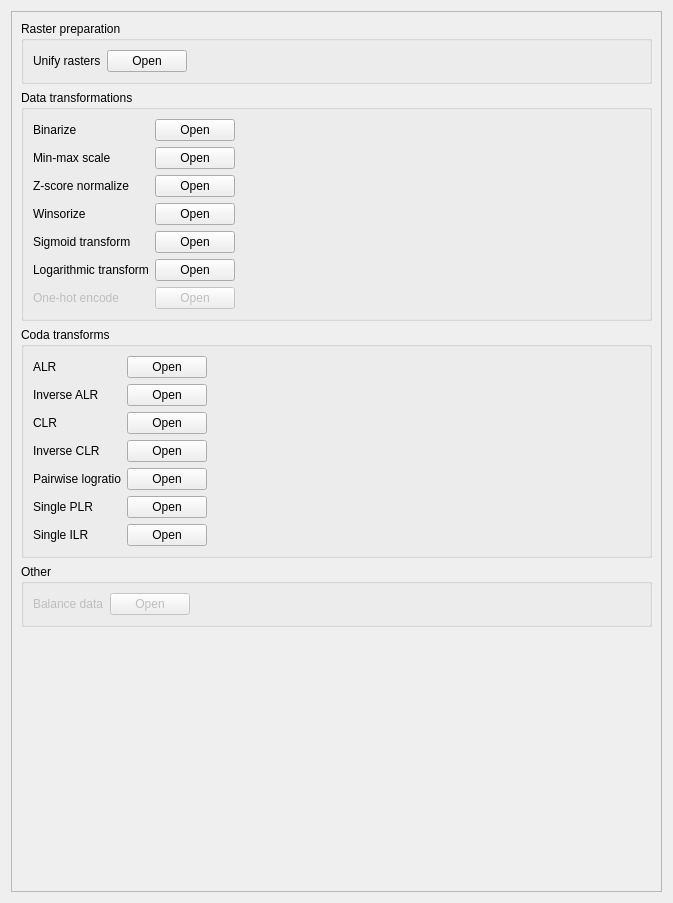
<?xml version="1.0" encoding="UTF-8"?>
<ui version="4.0">
 <class>Form</class>
 <widget class="QWidget" name="Form">
  <property name="geometry">
   <rect>
    <x>0</x>
    <y>0</y>
    <width>673</width>
    <height>903</height>
   </rect>
  </property>
  <property name="windowTitle">
   <string>Form</string>
  </property>
  <layout class="QVBoxLayout" name="verticalLayout_2">
   <item>
    <widget class="QScrollArea" name="scrollArea_3">
     <property name="widgetResizable">
      <bool>true</bool>
     </property>
     <widget class="QWidget" name="scrollAreaWidgetContents_3">
      <property name="geometry">
       <rect>
        <x>0</x>
        <y>0</y>
        <width>653</width>
        <height>883</height>
       </rect>
      </property>
      <layout class="QVBoxLayout" name="verticalLayout">
       <item>
        <widget class="QGroupBox" name="groupBox">
         <property name="title">
          <string>Raster preparation</string>
         </property>
         <layout class="QHBoxLayout" name="horizontalLayout">
          <item>
           <layout class="QFormLayout" name="formLayout">
            <item row="0" column="0">
             <widget class="QLabel" name="label_6">
              <property name="text">
               <string>Unify rasters</string>
              </property>
             </widget>
            </item>
            <item row="0" column="1">
             <widget class="QPushButton" name="open_unify_btn">
              <property name="text">
               <string>Open</string>
              </property>
             </widget>
            </item>
           </layout>
          </item>
          <item>
           <spacer name="horizontalSpacer">
            <property name="orientation">
             <enum>Qt::Horizontal</enum>
            </property>
            <property name="sizeHint" stdset="0">
             <size>
              <width>403</width>
              <height>20</height>
             </size>
            </property>
           </spacer>
          </item>
         </layout>
        </widget>
       </item>
       <item>
        <widget class="QGroupBox" name="groupBox_3">
         <property name="title">
          <string>Data transformations</string>
         </property>
         <layout class="QHBoxLayout" name="horizontalLayout_2">
          <item>
           <layout class="QFormLayout" name="formLayout_2">
            <item row="0" column="0">
             <widget class="QLabel" name="label_9">
              <property name="text">
               <string>Binarize</string>
              </property>
             </widget>
            </item>
            <item row="0" column="1">
             <widget class="QPushButton" name="open_binarize_btn">
              <property name="text">
               <string>Open</string>
              </property>
             </widget>
            </item>
            <item row="1" column="0">
             <widget class="QLabel" name="label_10">
              <property name="text">
               <string>Min-max scale</string>
              </property>
             </widget>
            </item>
            <item row="1" column="1">
             <widget class="QPushButton" name="open_min_max_scale_btn">
              <property name="text">
               <string>Open</string>
              </property>
             </widget>
            </item>
            <item row="2" column="0">
             <widget class="QLabel" name="label_11">
              <property name="text">
               <string>Z-score normalize</string>
              </property>
             </widget>
            </item>
            <item row="2" column="1">
             <widget class="QPushButton" name="open_z_score_normalize_btn">
              <property name="text">
               <string>Open</string>
              </property>
             </widget>
            </item>
            <item row="3" column="0">
             <widget class="QLabel" name="label_12">
              <property name="text">
               <string>Winsorize</string>
              </property>
             </widget>
            </item>
            <item row="3" column="1">
             <widget class="QPushButton" name="open_winsorize_btn">
              <property name="text">
               <string>Open</string>
              </property>
             </widget>
            </item>
            <item row="4" column="0">
             <widget class="QLabel" name="label_13">
              <property name="text">
               <string>Sigmoid transform</string>
              </property>
             </widget>
            </item>
            <item row="4" column="1">
             <widget class="QPushButton" name="open_sigmoid_btn">
              <property name="text">
               <string>Open</string>
              </property>
             </widget>
            </item>
            <item row="5" column="0">
             <widget class="QLabel" name="label_4">
              <property name="text">
               <string>Logarithmic transform</string>
              </property>
             </widget>
            </item>
            <item row="5" column="1">
             <widget class="QPushButton" name="open_logarithmic_btn">
              <property name="text">
               <string>Open</string>
              </property>
             </widget>
            </item>
            <item row="6" column="0">
             <widget class="QLabel" name="label_19">
              <property name="enabled">
               <bool>false</bool>
              </property>
              <property name="text">
               <string>One-hot encode</string>
              </property>
             </widget>
            </item>
            <item row="6" column="1">
             <widget class="QPushButton" name="open_one_hot_encode_btn">
              <property name="enabled">
               <bool>false</bool>
              </property>
              <property name="text">
               <string>Open</string>
              </property>
             </widget>
            </item>
           </layout>
          </item>
          <item>
           <spacer name="horizontalSpacer_2">
            <property name="orientation">
             <enum>Qt::Horizontal</enum>
            </property>
            <property name="sizeHint" stdset="0">
             <size>
              <width>361</width>
              <height>20</height>
             </size>
            </property>
           </spacer>
          </item>
         </layout>
        </widget>
       </item>
       <item>
        <widget class="QGroupBox" name="groupBox_4">
         <property name="title">
          <string>Coda transforms</string>
         </property>
         <layout class="QHBoxLayout" name="horizontalLayout_4">
          <item>
           <layout class="QFormLayout" name="formLayout_3">
            <item row="0" column="0">
             <widget class="QLabel" name="label_14">
              <property name="text">
               <string>ALR</string>
              </property>
             </widget>
            </item>
            <item row="0" column="1">
             <widget class="QPushButton" name="open_alr_btn">
              <property name="text">
               <string>Open</string>
              </property>
             </widget>
            </item>
            <item row="1" column="0">
             <widget class="QLabel" name="label">
              <property name="text">
               <string>Inverse ALR</string>
              </property>
             </widget>
            </item>
            <item row="1" column="1">
             <widget class="QPushButton" name="open_inverse_alr_btn">
              <property name="text">
               <string>Open</string>
              </property>
             </widget>
            </item>
            <item row="2" column="0">
             <widget class="QLabel" name="label_15">
              <property name="text">
               <string>CLR</string>
              </property>
             </widget>
            </item>
            <item row="2" column="1">
             <widget class="QPushButton" name="open_clr_btn">
              <property name="text">
               <string>Open</string>
              </property>
             </widget>
            </item>
            <item row="3" column="0">
             <widget class="QLabel" name="label_16">
              <property name="text">
               <string>Inverse CLR</string>
              </property>
             </widget>
            </item>
            <item row="3" column="1">
             <widget class="QPushButton" name="open_inverse_clr_btn">
              <property name="text">
               <string>Open</string>
              </property>
             </widget>
            </item>
            <item row="4" column="0">
             <widget class="QLabel" name="label_17">
              <property name="text">
               <string>Pairwise logratio</string>
              </property>
             </widget>
            </item>
            <item row="4" column="1">
             <widget class="QPushButton" name="open_pairwise_logratio_btn">
              <property name="text">
               <string>Open</string>
              </property>
             </widget>
            </item>
            <item row="5" column="0">
             <widget class="QLabel" name="label_5">
              <property name="text">
               <string>Single PLR</string>
              </property>
             </widget>
            </item>
            <item row="5" column="1">
             <widget class="QPushButton" name="open_single_plr_btn">
              <property name="text">
               <string>Open</string>
              </property>
             </widget>
            </item>
            <item row="6" column="0">
             <widget class="QLabel" name="label_3">
              <property name="text">
               <string>Single ILR</string>
              </property>
             </widget>
            </item>
            <item row="6" column="1">
             <widget class="QPushButton" name="open_single_ilr_btn">
              <property name="text">
               <string>Open</string>
              </property>
             </widget>
            </item>
           </layout>
          </item>
          <item>
           <spacer name="horizontalSpacer_4">
            <property name="orientation">
             <enum>Qt::Horizontal</enum>
            </property>
            <property name="sizeHint" stdset="0">
             <size>
              <width>399</width>
              <height>20</height>
             </size>
            </property>
           </spacer>
          </item>
         </layout>
        </widget>
       </item>
       <item>
        <widget class="QGroupBox" name="groupBox_2">
         <property name="title">
          <string>Other</string>
         </property>
         <layout class="QHBoxLayout" name="horizontalLayout_3">
          <item>
           <layout class="QFormLayout" name="formLayout_4">
            <item row="0" column="0">
             <widget class="QLabel" name="label_2">
              <property name="enabled">
               <bool>false</bool>
              </property>
              <property name="text">
               <string>Balance data</string>
              </property>
             </widget>
            </item>
            <item row="0" column="1">
             <widget class="QPushButton" name="open_balance_data_btn">
              <property name="enabled">
               <bool>false</bool>
              </property>
              <property name="text">
               <string>Open</string>
              </property>
             </widget>
            </item>
           </layout>
          </item>
          <item>
           <spacer name="horizontalSpacer_3">
            <property name="orientation">
             <enum>Qt::Horizontal</enum>
            </property>
            <property name="sizeHint" stdset="0">
             <size>
              <width>426</width>
              <height>20</height>
             </size>
            </property>
           </spacer>
          </item>
         </layout>
        </widget>
       </item>
       <item>
        <spacer name="verticalSpacer">
         <property name="orientation">
          <enum>Qt::Vertical</enum>
         </property>
         <property name="sizeHint" stdset="0">
          <size>
           <width>20</width>
           <height>40</height>
          </size>
         </property>
        </spacer>
       </item>
      </layout>
     </widget>
    </widget>
   </item>
  </layout>
 </widget>
 <resources/>
 <connections/>
</ui>
